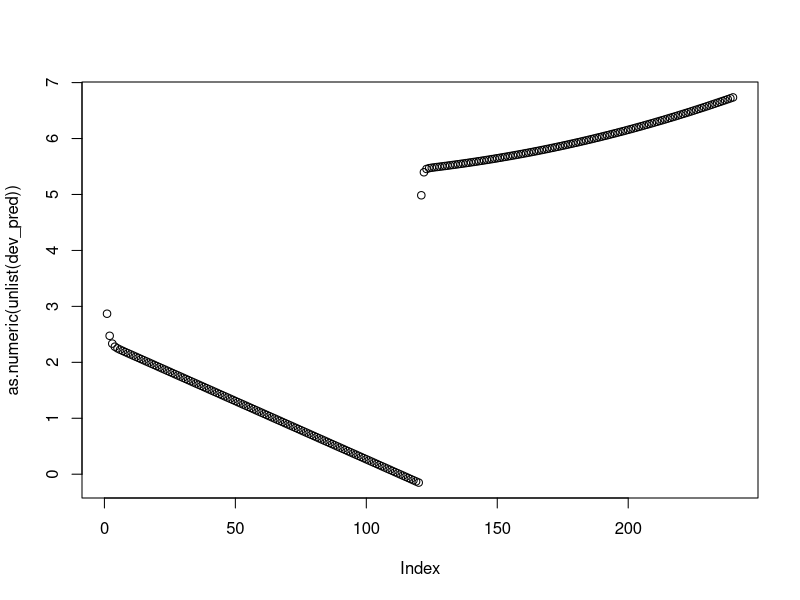

R code for this plot:
library('ggplot2')
library('forecast')
library('tseries')
library("readxl")

MSE<-function(y_pred,y_true){
    return (mean((as.numeric(unlist(y_pred))-as.numeric(unlist(y_true))^2)))
}

eval_arima_model<-function(train,dev,order){
    model=arima(train,order = order)
    dev_pred = predict(model,120)
    error = MSE(y_pred=dev_pred,y_true=dev)
    return (error)
}

eval_arima_models<-function(train,dev,p_values,d_values,q_values){
    best_score = Inf
    best_order = NULL
    for(i in 1:length(p_values)){
        for(j in 1:length(d_values)){
            for(k in 1:length(q_values)){
                order=c(p_values[i],d_values[j],q_values[k])
                print(order)
                mse = eval_arima_model(train,dev,order = order)
                if(mse < best_score){
                    best_score=mse
                    best_order=order
                }
            }
        }
    }
    print(best_order)
    print(best_score)
    return (best_order)
}
huaxian=read_excel("time_series/HuaxianRunoff1951-2018(1953-2018).xlsx")
hua_mr = huaxian$MonthlyRunoff[25:816]
hua_ts = ts(hua_mr,frequency = 12)
decomp = stl(hua_ts,s.window = "periodic")
deseasonal_hua <- seasadj(decomp)

auto.arima(deseasonal_hua,seasonal=FALSE)

train = deseasonal_hua[1:552]
dev = deseasonal_hua[553:672]
test = deseasonal_hua[673:792]
# length(train)
# length(dev)
# length(test)
p_values=c(1,2,3,4,5,6,7,8,9)
d_values=c(1,2,3)
q_values=c(1,2,3)
best_order = eval_arima_models(train,dev,p_values,d_values,q_values)
model = arima(train,order = best_order)
dev_pred = predict(model,120)
print(dev_pred)
plot(as.numeric(unlist(dev_pred)))
